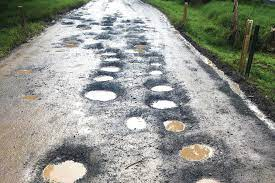
#> input picture many_potholes.jpeg, 275 x 183 px
$ jupyter execute 21093_code_edge.ipynb
#> lines starting #> are read from the running program, lines starting #| are printed output that depends on the picture; after the words box and inside, x2 and y2 are one past the last pixel; in counts of white or black regions, pixels touching at a corner belong together
Imports are here

[cell 1]
import cv2
import numpy as np
from skimage import feature

Image Input

[cell 2]
img=cv2.imread('many_potholes.jpeg')
#> img is the input picture: shape (183, 275, 3); mean B, G, R 141.9, 149.3, 146.5
cv2.imshow("CV2 Image",img)
cv2.waitKey(0)
pass

Image converted to Grayscale

[cell 3]
gray_img=cv2.cvtColor(img,cv2.COLOR_BGR2GRAY)
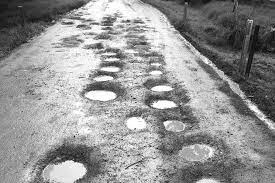
#> gray_img: shape (183, 275); min 0, max 255, mean 147.7
# cv2.imshow("Gray Image",gray_img)
# cv2.waitKey(0)
# pass

Gaussian Blurring applied to Grayscale image

[cell 4]
blur_img=cv2.GaussianBlur(gray_img,(1,1),0)
# cv2.imshow("Blur Image",blur_img)
# cv2.waitKey(0)
# pass

Canny edge detection applied to Blurred Image

[cell 5]
canny_edge=cv2.Canny(blur_img,threshold1=300,threshold2=400,L2gradient=True)
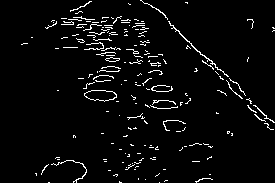
#> canny_edge: shape (183, 275); 3.9% white in thin lines or dots
cv2.imshow("Canny Edges",canny_edge)
cv2.waitKey(0)
pass

The edge detected image is dilated

[cell 6]
dil_kernel=cv2.getStructuringElement(cv2.MORPH_RECT, (3, 3))
dilated_edges=cv2.dilate(canny_edge, dil_kernel, iterations=5)
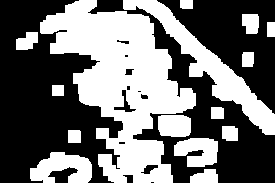
#> dilated_edges: shape (183, 275); 44.3% white; 15 white regions
dilated_image=img.copy()
dilated_image[dilated_edges>0]=(0,255,0)
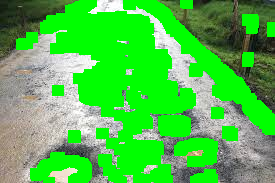
#> dilated_image: shape (183, 275, 3); mean B, G, R 72.6, 192.6, 77.8
cv2.imshow("Dilated Edges", dilated_image)
cv2.waitKey(0)
pass

Contours are identified and applied.

[cell 7]
# contours=cv2.findContours(combined_mask, cv2.RETR_EXTERNAL, cv2.CHAIN_APPROX_SIMPLE)
contours=cv2.findContours(dilated_edges, cv2.RETR_EXTERNAL, cv2.CHAIN_APPROX_SIMPLE)
#> contours = 15 contours; largest, box (x1, y1, x2, y2) and area: (40, 0, 196, 183) 13400, (123, 0, 275, 135) 3619, (30, 152, 92, 183) 1178, (174, 138, 218, 167) 856, (158, 115, 191, 137) 628
result_img=img.copy()
for contour in contours[0]:
    cv2.drawContours(result_img,[contour],0,(0,255,0),3)
#> this loop made 15 passes
#> contour on passes 8, 11: [[52, 85], [52, 95], [63, 95], [63, 85]], [[267, 22], [267, 36], [274, 36], [274, 22]]
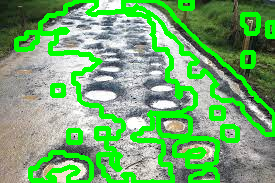
#> result_img: shape (183, 275, 3); mean B, G, R 109.8, 171.8, 113.5
cv2.imshow("Pothole Detection", result_img)
cv2.waitKey(0)
cv2.imwrite("img_edge.jpg", result_img)
pass
